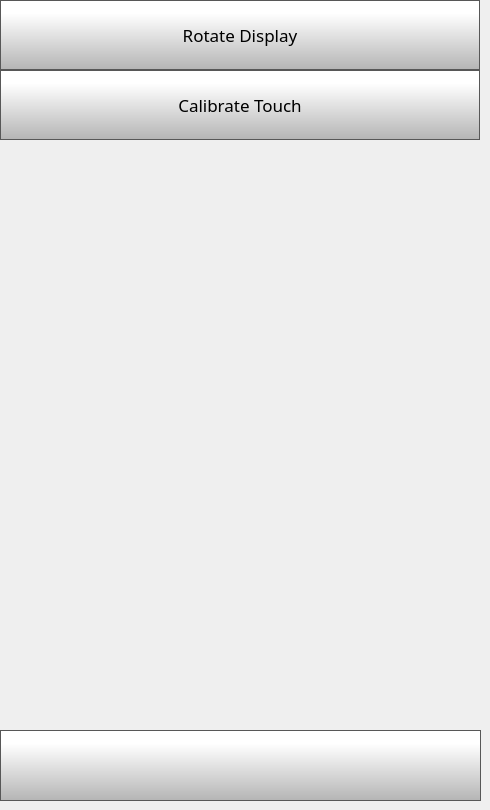
    <widget class="QWidget" name="displaySettingsPage">
     <widget class="QPushButton" name="displaySettingsBackButton">
      <property name="geometry">
       <rect>
        <x>0</x>
        <y>730</y>
        <width>481</width>
        <height>71</height>
       </rect>
      </property>
      <property name="minimumSize">
       <size>
        <width>0</width>
        <height>0</height>
       </size>
      </property>
      <property name="font">
       <font>
        <family>Gotham Light</family>
        <pointsize>9</pointsize>
       </font>
      </property>
      <property name="styleSheet">
       <string notr="true">QPushButton {
     border: 1px solid rgb(87, 87, 87);
	background-color: qlineargradient(spread:pad, x1:0, y1:1, x2:0, y2:0.188, stop:0 rgba(180, 180, 180, 255), stop:1 rgba(255, 255, 255, 255));


}

QPushButton:pressed {
    background-color: qlineargradient(x1: 0, y1: 0, x2: 0, y2: 1,
                                      stop: 0 #dadbde, stop: 1 #f6f7fa);
}

QPushButton:flat {
    border: none; /* no border for a flat push button */
}

QPushButton:default {
    border-color: navy; /* make the default button prominent */
}</string>
      </property>
      <property name="text">
       <string/>
      </property>
      <property name="icon">
       <iconset>
        <normaloff>templates/img/arrows-4.png</normaloff>templates/img/arrows-4.png</iconset>
      </property>
      <property name="iconSize">
       <size>
        <width>50</width>
        <height>50</height>
       </size>
      </property>
      <property name="checkable">
       <bool>false</bool>
      </property>
      <property name="autoDefault">
       <bool>false</bool>
      </property>
      <property name="default">
       <bool>false</bool>
      </property>
      <property name="flat">
       <bool>false</bool>
      </property>
     </widget>
     <widget class="QPushButton" name="calibrateTouch">
      <property name="geometry">
       <rect>
        <x>0</x>
        <y>70</y>
        <width>480</width>
        <height>70</height>
       </rect>
      </property>
      <property name="minimumSize">
       <size>
        <width>0</width>
        <height>70</height>
       </size>
      </property>
      <property name="font">
       <font>
        <family>Gotham</family>
        <pointsize>13</pointsize>
       </font>
      </property>
      <property name="styleSheet">
       <string notr="true">QPushButton {
     border: 1px solid rgb(87, 87, 87);
	background-color: qlineargradient(spread:pad, x1:0, y1:1, x2:0, y2:0.188, stop:0 rgba(180, 180, 180, 255), stop:1 rgba(255, 255, 255, 255));


}

QPushButton:pressed {
    background-color: qlineargradient(x1: 0, y1: 0, x2: 0, y2: 1,
                                      stop: 0 #dadbde, stop: 1 #f6f7fa);
}

QPushButton:flat {
    border: none; /* no border for a flat push button */
}

QPushButton:default {
    border-color: navy; /* make the default button prominent */
}

QPushButton:focus {
	outline: none;
}</string>
      </property>
      <property name="text">
       <string>Calibrate Touch</string>
      </property>
      <property name="iconSize">
       <size>
        <width>40</width>
        <height>40</height>
       </size>
      </property>
     </widget>
     <widget class="QPushButton" name="rotateDisplay">
      <property name="geometry">
       <rect>
        <x>0</x>
        <y>0</y>
        <width>480</width>
        <height>70</height>
       </rect>
      </property>
      <property name="minimumSize">
       <size>
        <width>0</width>
        <height>70</height>
       </size>
      </property>
      <property name="font">
       <font>
        <family>Gotham</family>
        <pointsize>13</pointsize>
       </font>
      </property>
      <property name="styleSheet">
       <string notr="true">QPushButton {
     border: 1px solid rgb(87, 87, 87);
	background-color: qlineargradient(spread:pad, x1:0, y1:1, x2:0, y2:0.188, stop:0 rgba(180, 180, 180, 255), stop:1 rgba(255, 255, 255, 255));


}

QPushButton:pressed {
    background-color: qlineargradient(x1: 0, y1: 0, x2: 0, y2: 1,
                                      stop: 0 #dadbde, stop: 1 #f6f7fa);
}

QPushButton:flat {
    border: none; /* no border for a flat push button */
}

QPushButton:default {
    border-color: navy; /* make the default button prominent */
}

QPushButton:focus {
	outline: none;
}</string>
      </property>
      <property name="text">
       <string>Rotate Display</string>
      </property>
      <property name="iconSize">
       <size>
        <width>40</width>
        <height>40</height>
       </size>
      </property>
     </widget>
    </widget>
